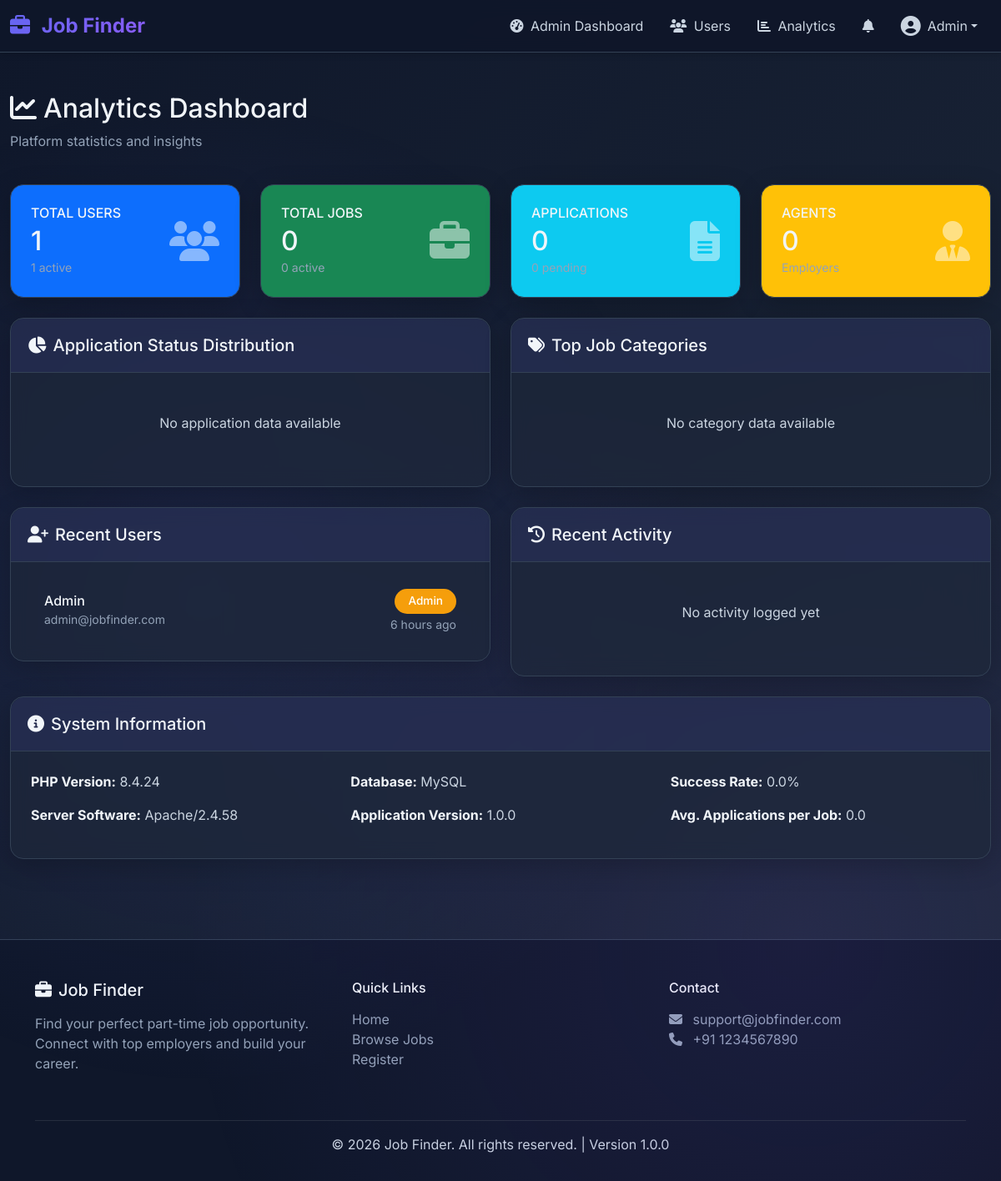
The app's page /admin/analytics.php (signed in) with its own data.
### tables this page shows
CREATE TABLE users (
    id INT PRIMARY KEY AUTO_INCREMENT,
    name VARCHAR(100) NOT NULL,
    email VARCHAR(100) UNIQUE NOT NULL,
    password_hash VARCHAR(255) NOT NULL,
    role ENUM('user', 'agent', 'admin') DEFAULT 'user',
    phone VARCHAR(20),
    profile_image VARCHAR(255),
    status ENUM('active', 'blocked') DEFAULT 'active',
    created_at TIMESTAMP DEFAULT CURRENT_TIMESTAMP,
    updated_at TIMESTAMP DEFAULT CURRENT_TIMESTAMP ON UPDATE CURRENT_TIMESTAMP,
    INDEX idx_email (email),
    INDEX idx_role (role),
    INDEX idx_status (status)
);

### admin/analytics.php (the view, shortened to what the rows shown need)
<?php
require_once __DIR__ . '/../includes/header.php';
$stats = [
    'total_users' => db_fetch("SELECT COUNT(*) as count FROM users", [])['count'],
    'active_users' => db_fetch("SELECT COUNT(*) as count FROM users WHERE status = 'active'", [])['count'],
    'total_jobs' => db_fetch("SELECT COUNT(*) as count FROM jobs", [])['count'],
    'active_jobs' => db_fetch("SELECT COUNT(*) as count FROM jobs WHERE status = 'active'", [])['count'],
    'total_applications' => db_fetch("SELECT COUNT(*) as count FROM applications", [])['count'],
    'pending_applications' => db_fetch("SELECT COUNT(*) as count FROM applications WHERE status = 'pending'", [])['count'],
    'accepted_applications' => db_fetch("SELECT COUNT(*) as count FROM applications WHERE status = 'accepted'", [])['count'],
    'total_agents' => db_fetch("SELECT COUNT(*) as count FROM users WHERE role = 'agent'", [])['count'],
];
$recent_users = db_fetch_all(
    "SELECT id, name, email, role, created_at FROM users ORDER BY created_at DESC LIMIT 5",
    []
);
?>
<div class="container-fluid py-5">
    <div class="row mb-4">
        <div class="col">
            <h2><i class="fas fa-chart-line me-2"></i>Analytics Dashboard</h2>
        </div>
    </div>
    <div class="row g-4 mb-4">
        <div class="col-md-3">
            <div class="card bg-primary text-white">
                <div class="card-body">
                    <div class="d-flex justify-content-between align-items-center">
                        <div>
                            <h2 class="mb-0"><?php echo number_format($stats['total_users']); ?></h2>
                        </div>
                    </div>
                </div>
            </div>
        </div>
        <div class="col-md-3">
            <div class="card bg-success text-white">
                <div class="card-body">
                    <div class="d-flex justify-content-between align-items-center">
                        <div>
                            <h2 class="mb-0"><?php echo number_format($stats['total_jobs']); ?></h2>
                        </div>
                    </div>
                </div>
            </div>
        </div>
        <div class="col-md-3">
            <div class="card bg-info text-white">
                <div class="card-body">
                    <div class="d-flex justify-content-between align-items-center">
                        <div>
                            <h2 class="mb-0"><?php echo number_format($stats['total_applications']); ?></h2>
                        </div>
                    </div>
                </div>
            </div>
        </div>
        <div class="col-md-3">
            <div class="card bg-warning text-white">
                <div class="card-body">
                    <div class="d-flex justify-content-between align-items-center">
                        <div>
                            <h2 class="mb-0"><?php echo number_format($stats['total_agents']); ?></h2>
                        </div>
                    </div>
                </div>
            </div>
        </div>
    </div>
    <div class="row g-4">
        <div class="col-lg-6">
            <div class="card">
                <div class="card-body">
                    <?php if (!empty($recent_users)): ?>
                        <div class="list-group list-group-flush">
                            <?php foreach ($recent_users as $user): ?>
                                <div class="list-group-item">
                                    <div class="d-flex justify-content-between align-items-center">
                                        <div>
                                            <h6 class="mb-0"><?php echo htmlspecialchars($user['name']); ?></h6>
                                            <small class="text-muted"><?php echo htmlspecialchars($user['email']); ?></small>
                                        </div>
                                        <div class="text-end">
                                            <?php
                                            $role_colors = ['user' => 'info', 'agent' => 'success', 'admin' => 'warning'];
                                            $color = $role_colors[$user['role']] ?? 'secondary';
                                            ?>
                                            <span class="badge bg-<?php echo $color; ?>"><?php echo ucfirst($user['role']); ?></span>
                                            <br>
                                            <small class="text-muted"><?php echo time_ago($user['created_at']); ?></small>
                                        </div>
                                    </div>
                                </div>
                            <?php endforeach; ?>
                        </div>
                    <?php else: ?>
                        <p class="text-muted text-center py-4">No users yet</p>
                    <?php endif; ?>
                </div>
            </div>
        </div>
    </div>
</div>
<?php require_once __DIR__ . '/../includes/footer.php'; ?>

### includes/header.php (shortened to what the rows shown need)
<?php
$current_user = get_logged_in_user();
$unread_count = is_authenticated() ? get_unread_notification_count($_SESSION['user_id']) : 0;
?>
<!DOCTYPE html>
<html lang="en">
<head>
    <link href="https://cdn.jsdelivr.net/npm/bootstrap@5.3.0/dist/css/bootstrap.min.css" rel="stylesheet">
    <link rel="stylesheet" href="https://cdnjs.cloudflare.com/ajax/libs/font-awesome/6.4.0/css/all.min.css">
    <link rel="stylesheet" href="<?php echo APP_URL; ?>/assets/css/style.css?v=<?php echo time(); ?>">
</head>
<body>
    <nav class="navbar navbar-expand-lg navbar-dark bg-dark-custom sticky-top">
        <div class="container-fluid">
            <div class="collapse navbar-collapse" id="navbarNav">
                <ul class="navbar-nav ms-auto align-items-center">
                    <?php if (is_authenticated()): ?>
                        <li class="nav-item dropdown">
                            <a class="nav-link dropdown-toggle d-flex align-items-center" href="#" id="userDropdown" role="button" data-bs-toggle="dropdown">
                                <?php if (is_array($current_user) && !empty($current_user['profile_image'])): ?>
                                    <img src="<?php echo APP_URL . '/uploads/profiles/' . $current_user['profile_image']; ?>" alt="Profile" class="rounded-circle me-2" width="32" height="32" style="object-fit: cover;">
                                <?php else: ?>
                                    <i class="fas fa-user-circle me-2 fs-4"></i>
                                <?php endif; ?>
                                <span><?php echo is_array($current_user) ? htmlspecialchars($current_user['name'] ?? 'User') : 'User'; ?></span>
                            </a>
                        </li>
                    <?php endif; ?>
                </ul>
            </div>
        </div>
    </nav>
    <main class="main-content">

### records on screen
users: name "Admin", email "admin@jobfinder.com", role "Admin", created_at "6 hours ago"

### other values on screen
APP_NAME "Job Finder"
$stats['total_users'] "1"
$stats['active_users'] "1"
$stats['total_jobs'] "0"
$stats['active_jobs'] "0"
$stats['total_applications'] "0"
$stats['total_agents'] "0"
phpversion() "8.4.24"
$_SERVER['SERVER_SOFTWARE'] "Apache/2.4.58"
$success_rate "0.0"
$avg "0.0"
APP_VERSION "1.0.0"
